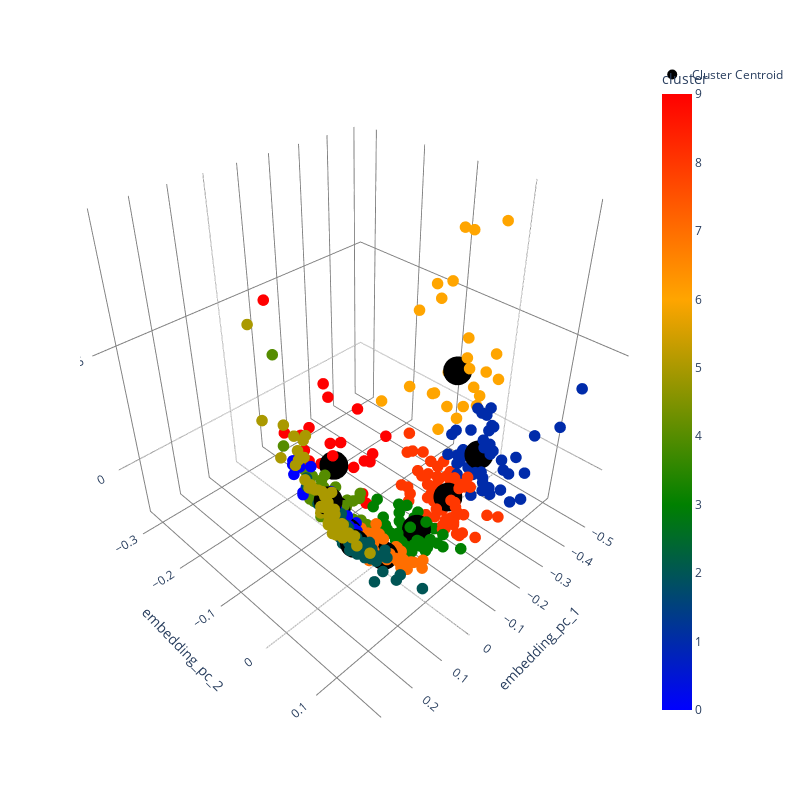

Notebook cell for this chart:
### Markdown cell above
## Visualize the embeddings + aggregate measures

### Code cell
fig = px.scatter_3d(train_df, x='embedding_pc_1', y='embedding_pc_2', z='embedding_pc_3',
              color='cluster', color_continuous_scale=["blue", "green", "orange", "red"])
# add color range


fig.update_traces(marker=dict(size=4))
fig.update_layout(
    width=800,  # Adjust width as needed
    height=800,  # Adjust height as needed
    scene=dict(
        xaxis=dict(gridcolor='grey', backgroundcolor='white'),
        yaxis=dict(gridcolor='grey', backgroundcolor='white'),
        zaxis=dict(gridcolor='grey', backgroundcolor='white'),
        bgcolor='white'
    ),
    paper_bgcolor='white',
    plot_bgcolor='white'
)

fig.add_scatter3d(x=train_df.iloc[centroid_indx_train]['embedding_pc_1'],
                  y=train_df.iloc[centroid_indx_train]['embedding_pc_2'],
                  z=train_df.iloc[centroid_indx_train]['embedding_pc_3'],
                  mode='markers', marker=dict(size=10, color='black'), name='Cluster Centroid')
# fig.write_image("embedding.svg", format='svg')
fig.show()

### Figure 1 — Plotly figure (JSON) as saved in the notebook; plotly's stock layout.template omitted (floating-point values rounded to 4 significant figures; data arrays with more than 128 entries replaced by an {"elided": "..."} marker saying what was removed)
{"data": [{"hovertemplate": "embedding_pc_1=%{x}<br>embedding_pc_2=%{y}<br>embedding_pc_3=%{z}<br>cluster=%{marker.color}<extra></extra>", "legendgroup": "", "marker": {"color": {"elided": "720 int values"}, "coloraxis": "coloraxis", "size": 4, "symbol": "circle"}, "mode": "markers", "name": "", "scene": "scene", "showlegend": false, "type": "scatter3d", "x": {"elided": "720 float values"}, "y": {"elided": "720 float values"}, "z": {"elided": "720 float values"}}, {"marker": {"color": "black", "size": 10}, "mode": "markers", "name": "Cluster Centroid", "type": "scatter3d", "x": [0.05894, -0.2854, 0.104, -0.101, -0.002829, 0.1977, -0.3677, 0.02159, -0.2026, -0.0862], "y": [-0.02396, 0.04957, 0.01704, 0.02712, -0.08582, 0.02701, -0.03747, 0.02778, 0.03554, -0.141], "z": [-0.008427, 0.008801, -0.001742, -0.01401, -0.01414, 0.02809, 0.02961, -0.0144, -0.006398, -0.007411]}], "layout": {"coloraxis": {"colorbar": {"title": {"text": "cluster"}}, "colorscale": [[0, "blue"], [0.3333, "green"], [0.6667, "orange"], [1, "red"]]}, "height": 800, "legend": {"tracegroupgap": 0}, "margin": {"t": 60}, "paper_bgcolor": "white", "plot_bgcolor": "white", "scene": {"bgcolor": "white", "domain": {"x": [0, 1], "y": [0, 1]}, "xaxis": {"backgroundcolor": "white", "gridcolor": "grey", "title": {"text": "embedding_pc_1"}}, "yaxis": {"backgroundcolor": "white", "gridcolor": "grey", "title": {"text": "embedding_pc_2"}}, "zaxis": {"backgroundcolor": "white", "gridcolor": "grey", "title": {"text": "embedding_pc_3"}}}, "width": 800}}
